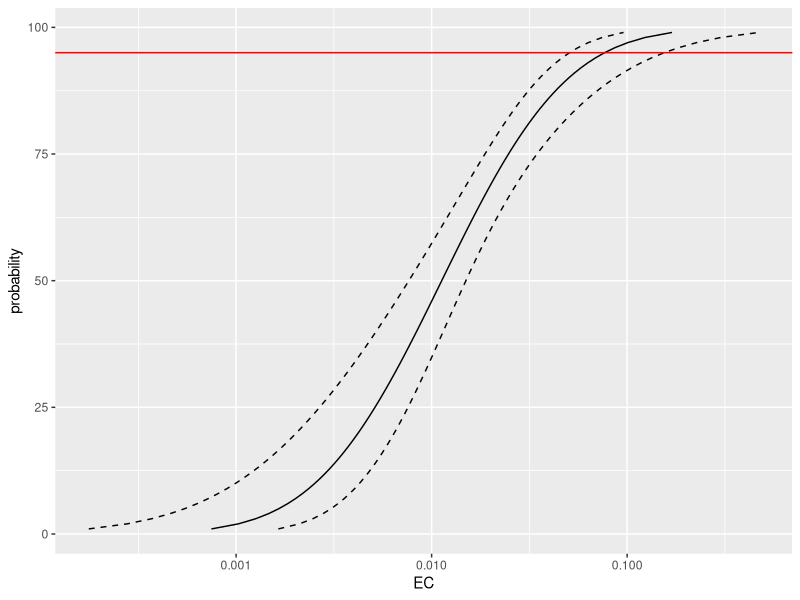

This chart was generated by the following R code:
## ---- chunk 1
posi=c(11,15,23,29,32,32,32)
total=c(30,30,32,32,32,32,32)
conce=c(0.006,0.014,0.025,0.05,0.15,0.3,0.5)

## ---- chunk 2
LD <- function(r, n, d, conf.level) {
  #Set up a number series 
  p <- seq(1, 99, 1)
  
  #r=number responding, n=number treated, d=dose (untransformed), confidence interval level
  mod <- glm(cbind(r, (n-r)) ~ log10(d), family = binomial(link=probit))
  #Calculate heterogeneity correction to confidence intervals according to Finney, 1971
  #(p.72, eq. 4.27; also called "h")
  het = deviance(mod)/df.residual(mod)
  if(het < 1){het = 1} 
  
  #Heterogeneity cannot be less than 1
  
  #Extract slope and intercept
  summary <- summary(mod, dispersion=het, cor = F)
  intercept <- summary$coefficients[1]
  interceptSE <- summary$coefficients[3]
  slope <- summary$coefficients[2]
  slopeSE <- summary$coefficients[4]
  z.value <- summary$coefficients[6]
  N <- sum(n)
  
  #Intercept (alpha)
  b0<-intercept
  #Slope (beta)
  b1<-slope
  #Slope variance 
  vcov = summary(mod)$cov.unscaled
  var.b0<-vcov[1,1]
  #Intercept variance
  var.b1<-vcov[2,2]
  #Slope intercept covariance
  cov.b0.b1<-vcov[1,2]
  
  #Adjust alpha depending on heterogeneity (Finney, 1971, p. 76)
  alpha<-1-conf.level
  if(het > 1) {talpha <- -qt(alpha/2, df=df.residual(mod))} else {talpha <- -qnorm(alpha/2)}
  
  #Calculate g (Finney, 1971, p 78, eq. 4.36)  
  #"With almost all good sets of data, g will be substantially smaller than 1.0 and seldom greater than 0.4."
  g <- het * ((talpha^2 * var.b1)/b1^2)
  
  #Calculate theta.hat for all LD levels based on probits in eta 
  #(Robertson et al., 2007, pg. 27; or "m" in Finney, 1971, p. 78)
  eta = family(mod)$linkfun(p/100)  #probit distribution curve
  theta.hat <- (eta - b0)/b1
  
  #Calculate correction of fiducial limits according to Fieller method 
  #(Finney, 1971, p. 78-79. eq. 4.35) 
  const1 <- (g/(1-g))*(theta.hat + cov.b0.b1/var.b1) 
  const2a <- var.b0 + 2*cov.b0.b1*theta.hat + var.b1*theta.hat^2 - g*(var.b0 - (cov.b0.b1^2/var.b1))
  const2 <- talpha/((1-g)*b1) * sqrt(het * (const2a))
  
  #Calculate the confidence intervals LCL=lower, UCL=upper 
  #(Finney, 1971, p. 78-79. eq. 4.35) 
  LCL <- (theta.hat + const1 - const2)
  UCL <- (theta.hat + const1 + const2)
  
  #Calculate variance for theta.hat 
  #(Robertson et al., 2007, pg. 27)
  var.theta.hat <- (1/(theta.hat^2)) * ( var.b0 + 2*cov.b0.b1*theta.hat + var.b1*theta.hat^2 )
  
  #Make a data frame from the data at all the different values
  ECtable <- data.frame(
    "probability"=p,
    "N"=N,
    "EC"=10^theta.hat,
    "LCL"=10^LCL,
    "UCL"=10^UCL, 
    "slope"=slope, 
    "slopeSE"=slopeSE, 
    "intercept"=intercept, 
    "interceptSE"=interceptSE, 
    "z.value"=z.value, 
    "chisquare"=deviance(mod), 
    "df"=df.residual(mod), 
    "h"=het, 
    "g"=g,
    "theta.hat"=theta.hat,
    "var.theta.hat"=var.theta.hat)
  
  #Select output level
  return(ECtable)
}
conf.level=0.95
LoD.level=95
test <- LD(posi,total,conce,conf.level)
print(paste("LoD", "= ", round(test[LoD.level,"EC"], 3) , ',',conf.level*100, "% CI= ",round(test[LoD.level,"LCL"], 3),"-", round(test[LoD.level,"UCL"], 3)))
## ---- chunk 3
library(ggplot2)
ggplot(test, aes(y=probability))+
  geom_line(aes(x=EC))+
  geom_line(aes(x=LCL), linetype=2)+
  geom_line(aes(x=UCL), linetype=2)+
  geom_hline(yintercept = 95, color='red')+
  scale_x_log10()
